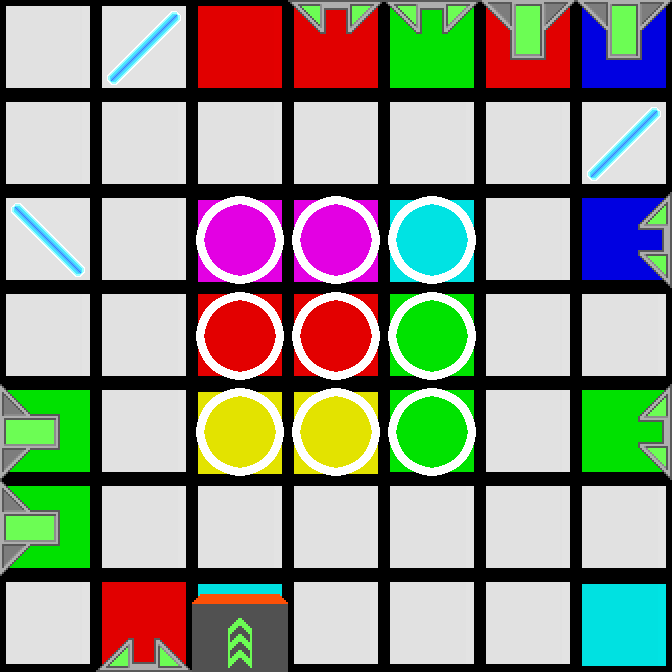

This game map was drawn from its Tiled (.tmx) file and the tilesets committed beside it. A one-line description and the full map source follow:
An orthogonal 7x7 tile map with 96x96 px tiles, 2 tile layers (Colors, Tiles).

<map version="1.0" orientation="orthogonal" renderorder="right-down" width="7" height="7" tilewidth="96" tileheight="96">
 <properties>
  <property name="AvailableColors" value="0, 0, 0, 0, 0, 5" />
  <property name="AvailableTiles" value="1, 1, 2, 2, 12, 21" />
 </properties>
 <tileset firstgid="1" source="../tiles.tsx" />
 <layer name="Colors" width="7" height="7" opacity="0.9">
  <data encoding="csv">
87,87,81,81,82,81,83,
87,87,87,87,87,87,87,
87,87,85,85,86,87,83,
87,87,81,81,82,87,87,
82,87,84,84,82,87,82,
82,87,87,87,87,87,87,
87,81,86,87,87,87,86
</data>
 </layer>
 <layer name="Tiles" width="7" height="7">
  <data encoding="csv">
1,2,1,11,11,7,7,
1,1,1,1,1,1,2,
3,1,29,29,29,1,12,
1,1,29,29,29,1,1,
6,1,29,29,29,1,12,
6,1,1,1,1,1,1,
1,9,25,1,1,1,1
</data>
 </layer>
</map>
